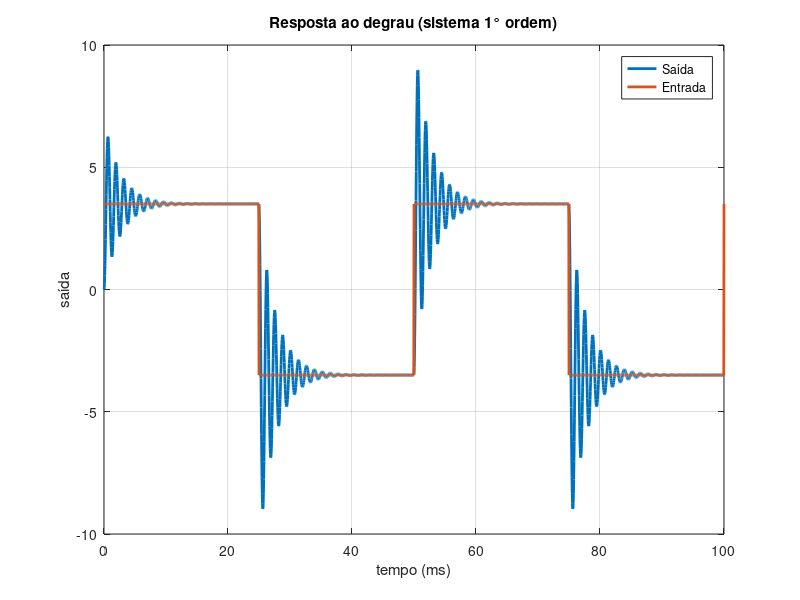

This figure's MATLAB source: (Note: this script raises an error after producing the figure.)
close all %fecha todas as janelas
clear all %limpa memoria
clc %limpa command window
%% sistema de 2ordem
R=450; %valor do resistor
L=596.7e-3; %valor do indutor
C=69e-9; %valor do capacitor
wn=1/sqrt(L*C);
xi=R/(2*L*wn);
%wn=sqrt(2.095e07)
%K=2.05e07/wn^2;
%xi=939.2/(2*wn)
G=tf([wn^2],[1 2*xi*wn wn^2]) %define função de transferencia no formato G(s)=num/den
%% simulacao resposta ao degrau
Ts=40e-6; %tempo de amostragem
t=0:Ts:100e-3; %define vetor de tempo
f=20; %frequencia configurada no gerador de funções
A=3.5; %amplitude pico a pico do sinal de entrada
u=A*square(2*pi*f*t); %gera sinal onda quadrada com amplitude A e ferquencia f
y=lsim(G,u,t); %simula saida do sistema para entrada u
figure %cria nova figura
plot(t*1000,y,'LineWidth',2,'DisplayName','Saída') %exibe sinal de saida
hold on  %ativa multiplas curvas no mesmo grafico
plot(t*1000,u,'LineWidth',2,'DisplayName','Entrada') %exibe sinal de entrada
xlabel('tempo (ms)') %label do eixo x
ylabel('saída') %label do eixo y
grid on %ativa linhas do grid no gráfico
title('Resposta ao degrau (sistema 1° ordem)') %titulo do grafico
legend('location','best') %exibe legenda na melhor posição
%%
out=readRawData('../data/squarewave_2ordem_com_isolador_window.csv');
%%
plot(out.ch1.time+0.2648,out.ch1.signal,'--k')
plot(out.ch2.time+0.2648,out.ch2.signal,'--m')
%        2.05e07
%  ------------------------
%  s^2 + 939.2 s + 2.095e07
%wn=sqrt(3289e10)
%xi=3.863e4/(2*wn)
      